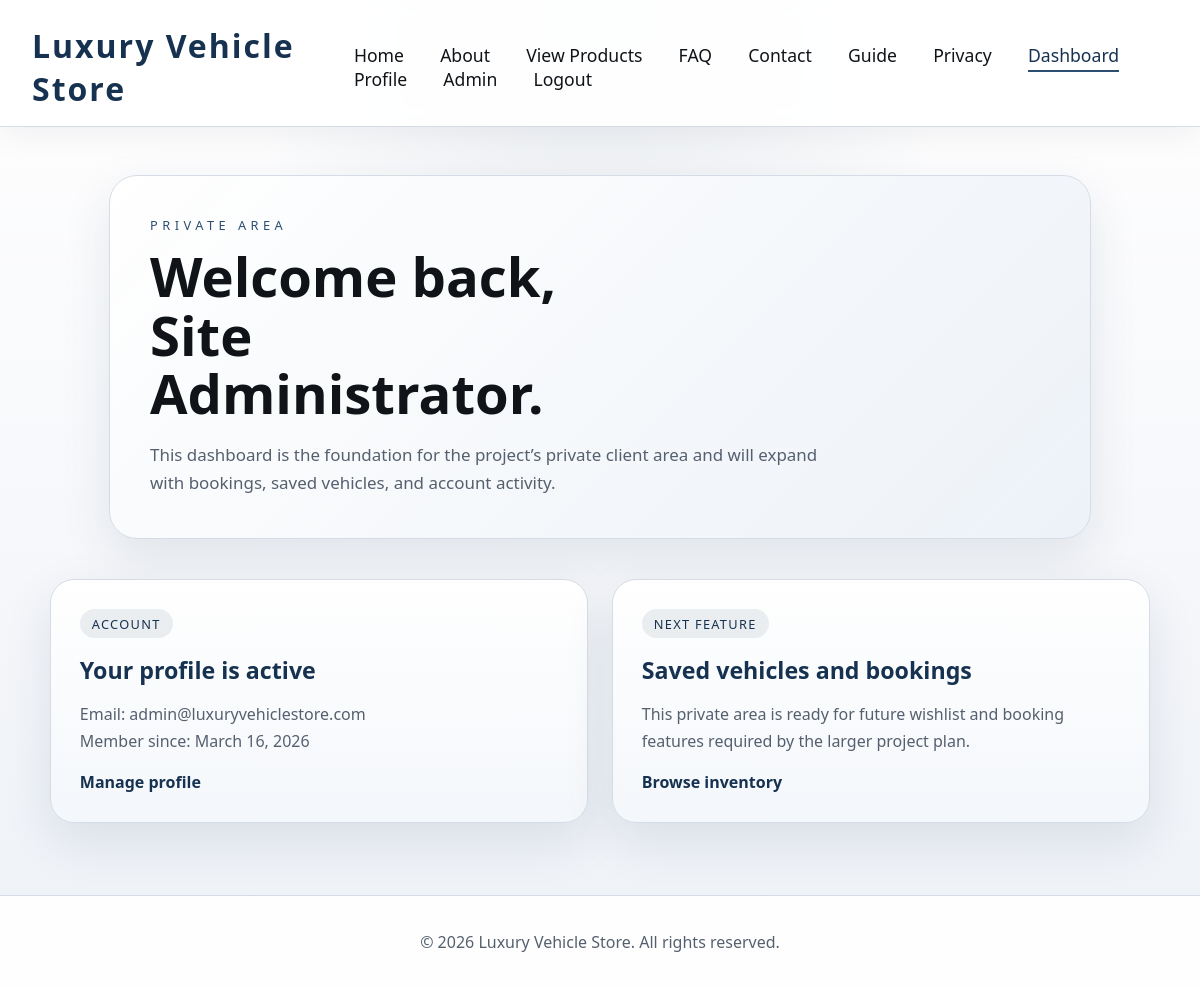
/dashboard.php (signed in), run on the app's committed database.
### tables this page shows
CREATE TABLE IF NOT EXISTS users (
    id INT AUTO_INCREMENT PRIMARY KEY,
    full_name VARCHAR(120) NOT NULL,
    email VARCHAR(160) NOT NULL UNIQUE,
    password_hash VARCHAR(255) NOT NULL,
    role ENUM('user', 'admin') NOT NULL DEFAULT 'user',
    account_status ENUM('active', 'disabled') NOT NULL DEFAULT 'active',
    created_at TIMESTAMP DEFAULT CURRENT_TIMESTAMP
);

### includes/auth.php (called while the page is built, shortened)
<?php
function getCurrentUser(): ?array
{
    static $user = false;
    if ($user !== false) {
        return $user;
    }
    $pdo = getDatabaseConnection();
    $statement = $pdo->prepare('SELECT id, full_name, email, role, account_status, created_at FROM users WHERE id = :id LIMIT 1');
    $statement->execute(['id' => (int) $_SESSION['user_id']]);
    $record = $statement->fetch();
    $user = $record;
    return $user;
}
function requireLogin(): array
{
    $user = getCurrentUser();
    return $user;
}
function isAdmin(): bool
{
    $user = getCurrentUser();
    return $user !== null && $user['role'] === 'admin';
}

### dashboard.php (the view, shortened to what this page needs)
<?php
require_once __DIR__ . '/includes/auth.php';
$user = requireLogin();
include __DIR__ . '/includes/header.php';
?>
    <main class="content-page">
        <section class="page-hero">
            <p class="eyebrow">Private Area</p>
            <h2>Welcome back, <?= htmlspecialchars($user['full_name'], ENT_QUOTES, 'UTF-8') ?>.</h2>
            <p class="page-intro">This dashboard is the foundation for the project’s private client area and will expand with bookings, saved vehicles, and account activity.</p>
        </section>
        <section class="dashboard-grid">
            <article class="content-card">
                <span class="section-tag">Account</span>
                <h3>Your profile is active</h3>
                <p>Email: <?= htmlspecialchars($user['email'], ENT_QUOTES, 'UTF-8') ?></p>
                <p>Member since: <?= htmlspecialchars(date('F j, Y', strtotime($user['created_at'])), ENT_QUOTES, 'UTF-8') ?></p>
                <a href="profile.php" class="text-link">Manage profile</a>
            </article>
            <article class="content-card">
                <span class="section-tag">Next Feature</span>
                <h3>Saved vehicles and bookings</h3>
                <p>This private area is ready for future wishlist and booking features required by the larger project plan.</p>
                <a href="products.php" class="text-link">Browse inventory</a>
            </article>
        </section>
    </main>
<?php include __DIR__ . '/includes/footer.php'; ?>

### styles.css (style rules this page uses)
:root { --bg-main: #f7f8fb; --bg-soft: #eef1f5; --bg-panel: rgba(255, 255, 255, 0.92); --bg-panel-strong: #ffffff; --text-main: #101418; --text-muted: #55606f; --text-soft: #6d7785; --border: #d6dce5; --border-strong: #b7c2d0; --navy: #163250; --navy-soft: #2c4e73; --shadow: 0 18px 50px rgba(22, 50, 80, 0.10); }
body { margin: 0; font-family: 'Segoe UI', Arial, sans-serif; background: radial-gradient(circle at top, rgba(44, 78, 115, 0.10), transparent 32%), linear-gradient(180deg, #ffffff 0%, var(--bg-main) 52%, #edf1f6 100%); color: var(--text-main); }
.info-section, .content-grid, .steps-list, .dashboard-grid { max-width: 1100px; margin: 0 auto; }
.info-card, .content-card, .step-card { background: linear-gradient(180deg, rgba(255, 255, 255, 0.98), rgba(244, 247, 251, 0.98)); border: 1px solid var(--border); border-radius: 24px; box-shadow: var(--shadow); }
.info-card, .content-card { padding: 1.8rem; }
.section-tag { display: inline-block; margin-bottom: 1rem; padding: 0.35rem 0.75rem; border-radius: 999px; background: rgba(22, 50, 80, 0.08); color: var(--navy); font-size: 0.8rem; letter-spacing: 0.08rem; text-transform: uppercase; }
.info-card h3, .content-card h3, .step-card h3 { margin: 0 0 0.9rem 0; color: var(--navy); font-size: 1.45rem; }
.info-card p, .content-card p, .step-card p { margin: 0; color: var(--text-muted); line-height: 1.7; }
.text-link { display: inline-block; margin-top: 1rem; color: var(--navy); font-weight: 600; text-decoration: none; }
.content-page { padding: 3rem 2rem 4.5rem 2rem; min-height: 70vh; }
.page-hero { max-width: 900px; margin: 0 auto 2.5rem auto; padding: 2.5rem; border: 1px solid var(--border); border-radius: 28px; background: linear-gradient(135deg, rgba(255, 255, 255, 0.98), rgba(236, 241, 247, 0.96)); box-shadow: var(--shadow); }
.page-hero h2 { margin: 0; font-size: clamp(2.1rem, 5vw, 3.4rem); line-height: 1.08; max-width: 14ch; }
.page-intro { max-width: 700px; margin: 1.1rem 0 0 0; color: var(--text-muted); line-height: 1.7; font-size: 1.06rem; }
.eyebrow { margin: 0 0 0.8rem 0; color: var(--navy-soft); text-transform: uppercase; letter-spacing: 0.28rem; font-size: 0.8rem; }
.dashboard-grid { display: grid; grid-template-columns: repeat(2, minmax(0, 1fr)); gap: 1.5rem; }

### data on the page
users: full_name "Site Administrator", email "admin@luxuryvehiclestore.com", created_at "March 16, 2026"
